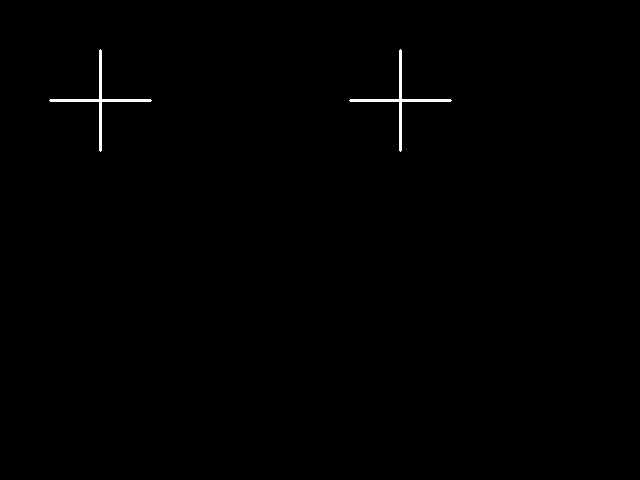
#> input picture connectedComponets/out1.jpg, 640 x 480 px
$ python main.py
#> lines starting #> are read from the running program, lines starting #| are printed output that depends on the picture; after the words box and inside, x2 and y2 are one past the last pixel; in counts of white or black regions, pixels touching at a corner belong together
import cv2
import numpy as np

# Load the image and convert it to grayscale
image = cv2.imread("out1.jpg")
#> image is the input picture: shape (480, 640, 3); min 0, max 255, mean 1
gray = cv2.cvtColor(image, cv2.COLOR_BGR2GRAY)

# Apply thresholding to create a binary image
_, binary = cv2.threshold(gray, 0, 255, cv2.THRESH_OTSU)
#> binary: shape (480, 640); 0.39% white; 2 white regions, box (x1, y1, x2, y2) and area: (49, 49, 152, 152) 601, (349, 49, 452, 152) 601

cv2.imshow('binary', binary)
# Detect the connected components in the binary image
_, labels, stats, centroids = cv2.connectedComponentsWithStats(binary)
#> labels: shape (480, 640) int32; 3 distinct labels, from 0 to 2
#> stats = [[0, 0, 640, 480, 305998], [49, 49, 103, 103, 601], [349, 49, 103, 103, 601]]; centroids = [[319.8, 240], [100, 100], [400, 100]]

# Select the component that represents the cross
for label in np.unique(labels):
    # Skip the background component
    if label == 0:
        continue

    # Extract the component from the image
    component = np.uint8(labels == label)

    # # Check if the component has four vertices
    # if np.sum(component[:, :-1] != component[:, 1:]) != 4:
    #     continue

    # Calculate the moments of the component
    M = cv2.moments(component)

    # Calculate the center of the component
    cX = int(M["m10"] / M["m00"])
    cY = int(M["m01"] / M["m00"])

    # Draw the center of the component on the image
    cv2.circle(image, (cX, cY), 5, (255, 0, 0), -1)
    cv2.putText(image, "center", (cX - 20, cY - 20), cv2.FONT_HERSHEY_SIMPLEX, 0.5, (255, 0, 0), 2)
#> this loop made 3 passes
#> pass 2, `component = np.uint8(labels == label)`:
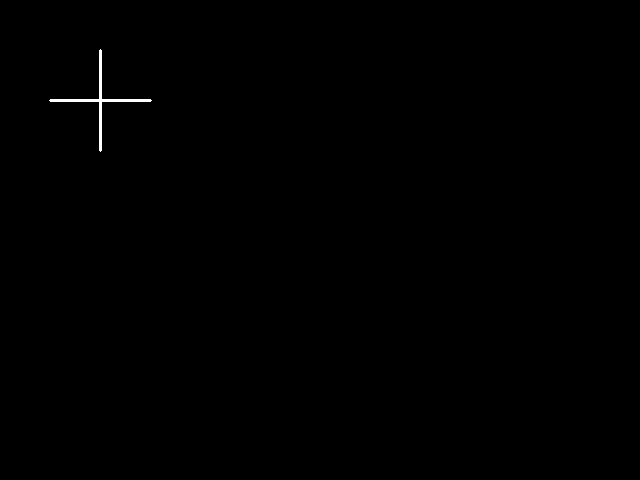
#> component: shape (480, 640); values 0 (black) and 1 (white), 0.2% white; 1 white region, box (x1, y1, x2, y2) and area: (49, 49, 152, 152) 601
#> pass 3, `component = np.uint8(labels == label)`:
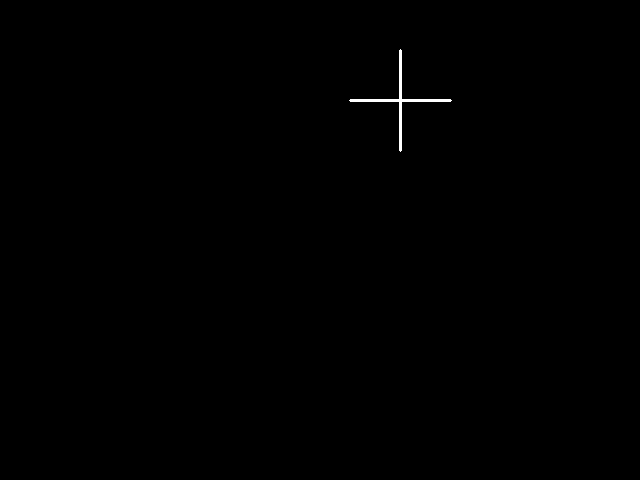
#> component: shape (480, 640); values 0 (black) and 1 (white), 0.2% white; 1 white region, box (x1, y1, x2, y2) and area: (349, 49, 452, 152) 601
#> after the loop:
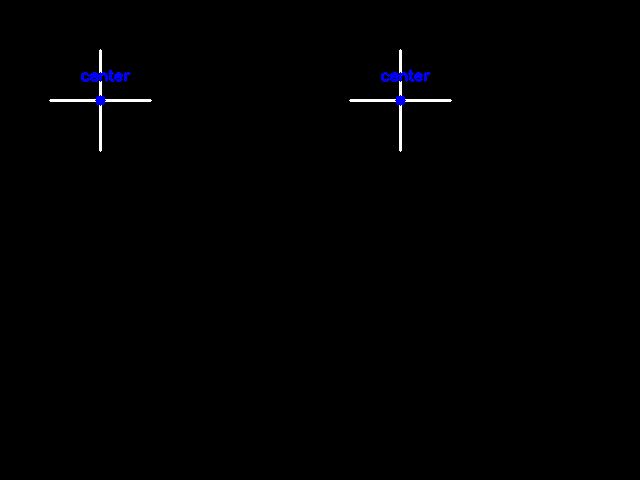
#> image: shape (480, 640, 3); 0.27% of pixels changed, all inside (x1, y1, x2, y2) = (81, 69, 431, 106)

# Show the image
cv2.imshow("Image", image)
cv2.waitKey()
cv2.destroyAllWindows()
